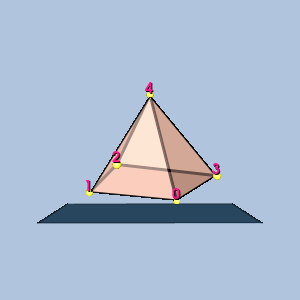

Here is the Python script that generated this plot:
#!/usr/bin/env python

# Render a single pyramid linear cell with vertex-ordering labels,
# gold sphere glyphs at the vertices, and a translucent plinth.

# Factory overrides: importing these modules registers the OpenGL rendering
# and interaction style implementations for vtkRenderingCore factory classes.
import vtkmodules.vtkInteractionStyle  # noqa: F401
import vtkmodules.vtkRenderingOpenGL2  # noqa: F401
# VTK pipeline classes used in this example
from vtkmodules.vtkCommonCore import vtkPoints
from vtkmodules.vtkCommonDataModel import (
    vtkPyramid,
    vtkUnstructuredGrid,
)
from vtkmodules.vtkCommonTransforms import vtkTransform
from vtkmodules.vtkFiltersGeneral import vtkTransformFilter
from vtkmodules.vtkFiltersSources import (
    vtkCubeSource,
    vtkSphereSource,
)
from vtkmodules.vtkRenderingCore import (
    vtkActor,
    vtkActor2D,
    vtkDataSetMapper,
    vtkGlyph3DMapper,
    vtkPolyDataMapper,
    vtkProperty,
    vtkRenderWindow,
    vtkRenderWindowInteractor,
    vtkRenderer,
    vtkTextProperty,
)
from vtkmodules.vtkRenderingLabel import vtkLabeledDataMapper

# Colors (normalized RGB)
dark_salmon_rgb = (0.914, 0.588, 0.478)
seashell_rgb = (1.0, 0.961, 0.933)
gold_rgb = (1.0, 0.843, 0.0)
yellow_rgb = (1.0, 1.0, 0.0)
steel_blue_rgb = (0.275, 0.510, 0.706)
light_steel_blue_rgb = (0.690, 0.769, 0.871)
deep_pink_rgb = (1.0, 0.078, 0.576)
background_rgb = (0.690, 0.769, 0.871)

# Cell: Pyramid
sf = 2.0
points = vtkPoints()
points.InsertNextPoint(1.0 / sf, 0 / sf, -1.0 / sf)
points.InsertNextPoint(-1.0 / sf, 0 / sf, -1.0 / sf)
points.InsertNextPoint(-1.0 / sf, 0 / sf, 1.0 / sf)
points.InsertNextPoint(1.0 / sf, 0 / sf, 1.0 / sf)
points.InsertNextPoint(0.0 / sf, 2.0 / sf, 0 / sf)
cell = vtkPyramid()
for i in range(5):
    cell.GetPointIds().SetId(i, i)

# Unstructured grid
grid = vtkUnstructuredGrid()
grid.SetPoints(points)
grid.InsertNextCell(cell.GetCellType(), cell.GetPointIds())

# 3D viewing rotation
rot = vtkTransform()
rot.RotateX(-20)
rot.RotateY(20)
rtf = vtkTransformFilter()
rtf.SetTransform(rot)
rtf.SetInputData(grid)
rtf.Update()
grid.SetPoints(rtf.GetOutput().GetPoints())

# Center the cell at the origin
bounds = grid.GetBounds()
pts = grid.GetPoints()
new_pts = vtkPoints()
new_pts.SetNumberOfPoints(pts.GetNumberOfPoints())
for i in range(pts.GetNumberOfPoints()):
    px, py, pz = pts.GetPoint(i)
    new_pts.SetPoint(i, px - (bounds[0] + bounds[1]) / 2.0,
                     py - (bounds[2] + bounds[3]) / 2.0,
                     pz - (bounds[4] + bounds[5]) / 2.0)
grid.SetPoints(new_pts)

# Cell surface property
cell_surface_property = vtkProperty()
cell_surface_property.SetAmbientColor(dark_salmon_rgb)
cell_surface_property.SetDiffuseColor(seashell_rgb)
cell_surface_property.SetSpecularColor(1.0, 1.0, 1.0)
cell_surface_property.SetSpecular(0.5)
cell_surface_property.SetDiffuse(0.7)
cell_surface_property.SetAmbient(0.5)
cell_surface_property.SetSpecularPower(20.0)
cell_surface_property.SetOpacity(0.9)
cell_surface_property.EdgeVisibilityOn()
cell_surface_property.SetLineWidth(3)

mapper = vtkDataSetMapper()
mapper.SetInputData(grid)
actor = vtkActor()
actor.SetMapper(mapper)
actor.SetProperty(cell_surface_property)

# Vertex labels
label_text_property = vtkTextProperty()
label_text_property.BoldOn()
label_text_property.ShadowOn()
label_text_property.SetJustificationToCentered()
label_text_property.SetColor(deep_pink_rgb)
label_text_property.SetFontSize(14)

label_mapper = vtkLabeledDataMapper()
label_mapper.SetInputData(grid)
label_mapper.SetLabelTextProperty(label_text_property)
label_actor = vtkActor2D()
label_actor.SetMapper(label_mapper)

# Vertex glyphs: gold spheres
sphere = vtkSphereSource()
sphere.SetPhiResolution(21)
sphere.SetThetaResolution(21)
sphere.SetRadius(0.04)

glyph_mapper = vtkGlyph3DMapper()
glyph_mapper.SetInputData(grid)
glyph_mapper.SetSourceConnection(sphere.GetOutputPort())
glyph_mapper.ScalingOn()
glyph_mapper.ScalarVisibilityOff()

point_glyph_property = vtkProperty()
point_glyph_property.SetAmbientColor(gold_rgb)
point_glyph_property.SetDiffuseColor(yellow_rgb)
point_glyph_property.SetSpecularColor(1.0, 1.0, 1.0)
point_glyph_property.SetSpecular(0.5)
point_glyph_property.SetDiffuse(0.7)
point_glyph_property.SetAmbient(0.5)
point_glyph_property.SetSpecularPower(20.0)
point_glyph_property.SetOpacity(1.0)

glyph_actor = vtkActor()
glyph_actor.SetMapper(glyph_mapper)
glyph_actor.SetProperty(point_glyph_property)

# Translucent plinth beneath the 3D cell
nb = grid.GetBounds()
nd = (nb[1] - nb[0], nb[3] - nb[2], nb[5] - nb[4])
thick = nd[2] * 0.01
plinth_source = vtkCubeSource()
plinth_source.SetCenter((nb[1] + nb[0]) / 2.0, nb[2] - thick / 2.0 - 0.05, (nb[5] + nb[4]) / 2.0)
plinth_source.SetXLength(nd[0] + nd[0] * 0.5)
plinth_source.SetYLength(thick)
plinth_source.SetZLength(nd[2] + nd[2] * 0.5)

plinth_property = vtkProperty()
plinth_property.SetAmbientColor(steel_blue_rgb)
plinth_property.SetDiffuseColor(light_steel_blue_rgb)
plinth_property.SetSpecularColor(1.0, 1.0, 1.0)
plinth_property.SetSpecular(0.5)
plinth_property.SetDiffuse(0.7)
plinth_property.SetAmbient(0.5)
plinth_property.SetSpecularPower(20.0)
plinth_property.SetOpacity(0.8)
plinth_property.EdgeVisibilityOn()
plinth_property.SetLineWidth(1)

plinth_mapper = vtkPolyDataMapper()
plinth_mapper.SetInputConnection(plinth_source.GetOutputPort())
plinth_actor = vtkActor()
plinth_actor.SetMapper(plinth_mapper)
plinth_actor.SetProperty(plinth_property)

# Renderer: assemble the scene and configure the camera
renderer = vtkRenderer()
renderer.AddActor(actor)
renderer.AddActor(label_actor)
renderer.AddActor(glyph_actor)
renderer.AddActor(plinth_actor)
renderer.SetBackground(background_rgb)

# Window
render_window = vtkRenderWindow()
render_window.AddRenderer(renderer)
render_window.SetWindowName("linear cell pyramid")
render_window.SetMultiSamples(0)
render_window.SetSize(300, 300)

# Interactor
render_window_interactor = vtkRenderWindowInteractor()
render_window_interactor.SetRenderWindow(render_window)

# Scene: configure the camera
renderer.ResetCamera()

render_window_interactor.Initialize()
render_window_interactor.Start()
